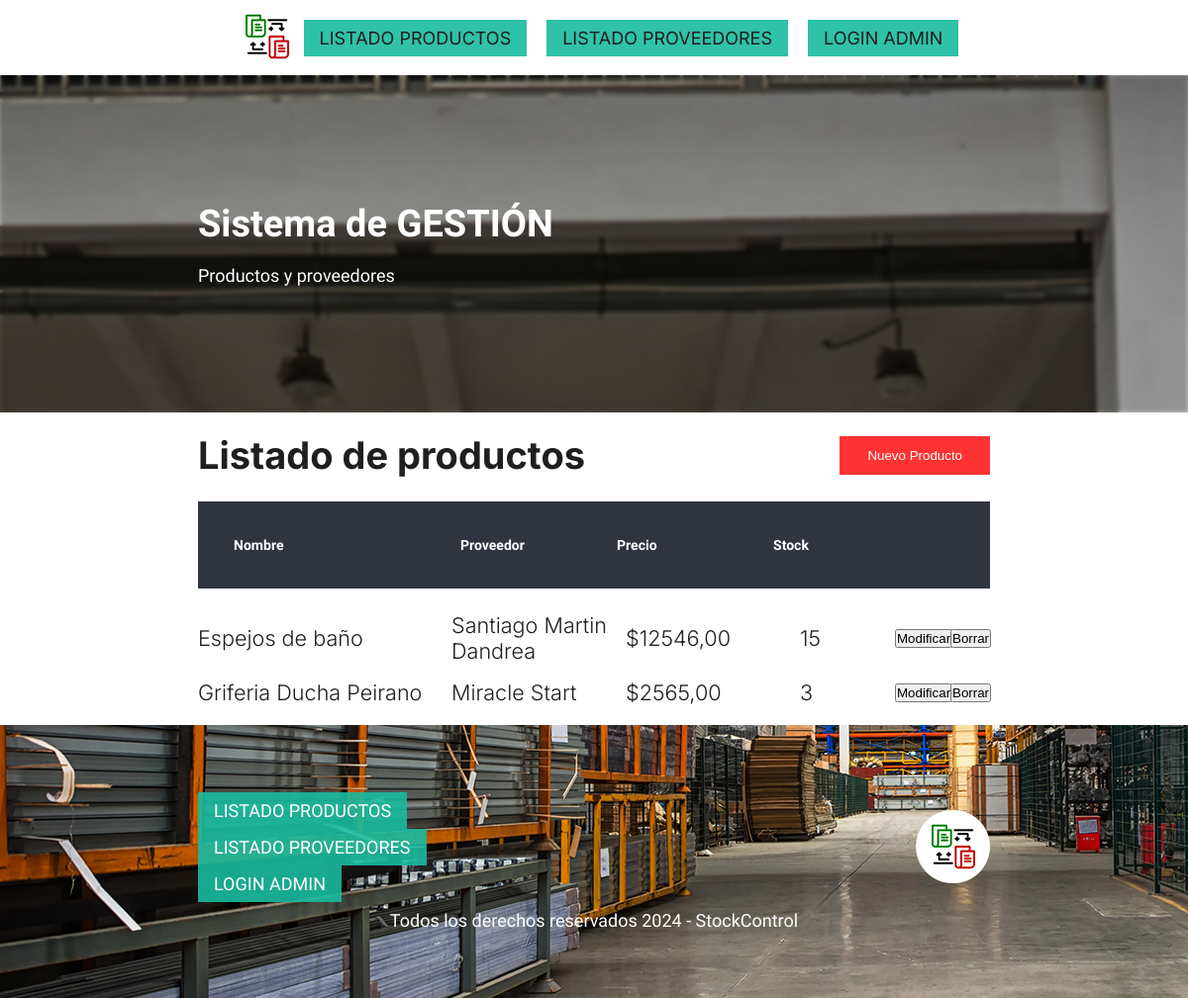
The app's page /productos, older data.
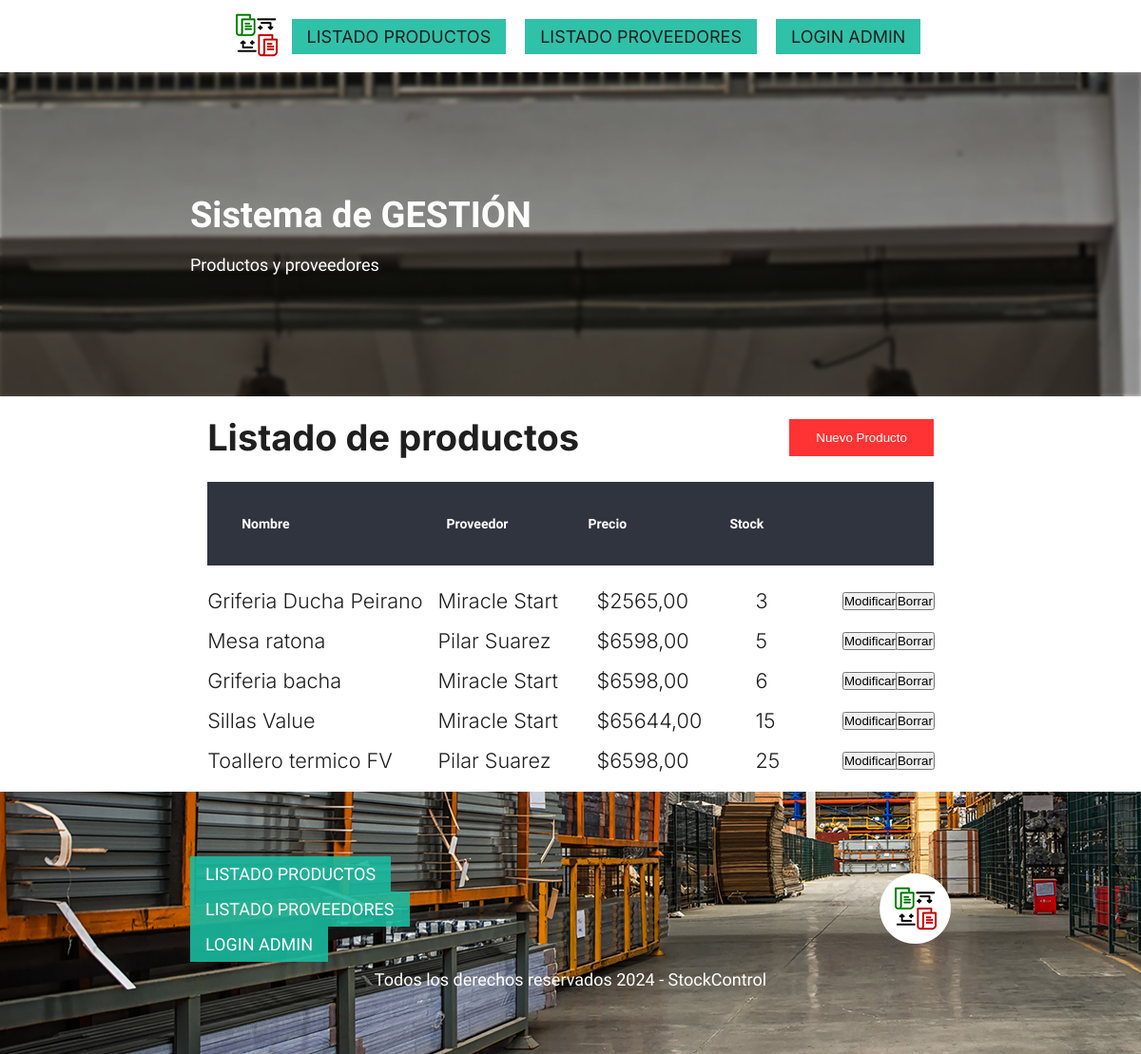
The same page, newer data.
### compra/models.py (models this page shows, shortened)
class Producto(models.Model):
    nombre = models.CharField(max_length=100)
    precio = models.DecimalField(max_digits=10, decimal_places=2)
    stock_actual = models.IntegerField()
    proveedor = models.ForeignKey(Proveedor, on_delete=models.CASCADE, blank = True, null = True)

class Proveedor(models.Model):
    nombre = models.CharField(max_length=100, verbose_name="Nombre / Razon Social")
    apellido = models.CharField(max_length=100, blank = True, null = True)
    dni = models.CharField(max_length=11, verbose_name="DNI / CUIT")
    def __str__(self):
        return f"{self.nombre} {self.apellido}"

### compra/views.py (the view)
# urls.py: path('productos', views.lista_productos, name='lista_productos'),
def lista_productos(request):
    productos = Producto.objects.all()
    return render(request, 'lista_productos.html', {'productos': productos})

### compra/templates/lista_productos.html (shortened to what this page needs)
{% extends "inicio.html" %}
{% block content %}
<body class="grid-fixed">
  <main id="admin" class="container">
    <section class="admin__list">
      <div class="admin__header">
        <h2>Listado de productos</h2>
        <a href="{% url 'agregar_producto' %}"><input type="submit" class="form__btn btn btn--primary btn--large" value="Nuevo Producto"></a>
      </div>
      <div class="admin-table">
        <header class="admin-table__header">
          <h3>Nombre</h3>
          <h3>Proveedor</h3>
          <h3>Precio</h3>
          <h3>Stock</h3>
        </header>
        {% for producto in productos %}
        <article class="admin-table__row">
          <p>{{ producto.nombre }}</p>
          <p>{{ producto.proveedor}} </p>
          <p>${{ producto.precio }}</p>
          <p>{{ producto.stock_actual }}</p>
          <a href="{% url 'editar_producto' producto.id %}"><input type="submit"  value="Modificar"></a></li>
          <a href="#" onclick="confirmarBorrado({{ producto.id }})"><input type="submit" value="Borrar"></a>
        </article>
        {% endfor %}
      </div>
    </section>
  </main>
{% endblock %}

Row changes from the older to the newer data that the page shows:
removed Producto: nombre "Espejos de baño", proveedor "Santiago Martin Dandrea", precio "12546,00", stock_actual "15"
added Producto: nombre "Mesa ratona", proveedor "Pilar Suarez", precio "6598,00", stock_actual "5"
added Producto: nombre "Griferia bacha", proveedor "Miracle Start", precio "6598,00", stock_actual "6"
added Producto: nombre "Sillas Value", proveedor "Miracle Start", precio "65644,00", stock_actual "15"
added Producto: nombre "Toallero termico FV", proveedor "Pilar Suarez", precio "6598,00", stock_actual "25"
